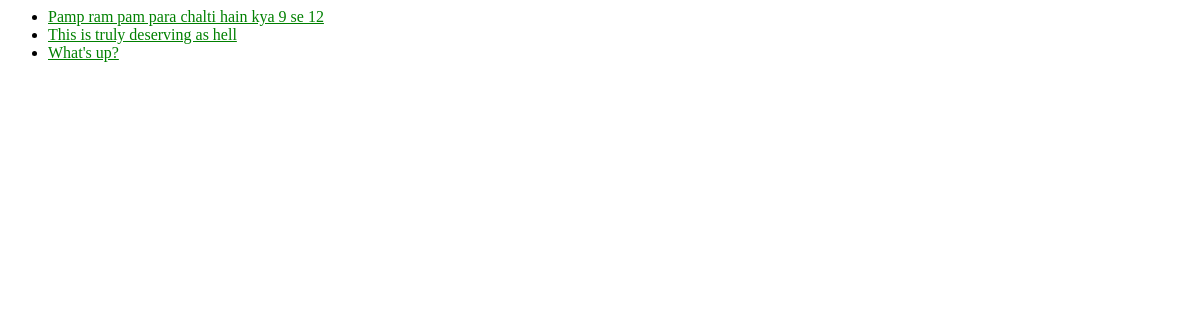
The page /polls/ on the database as committed earlier.
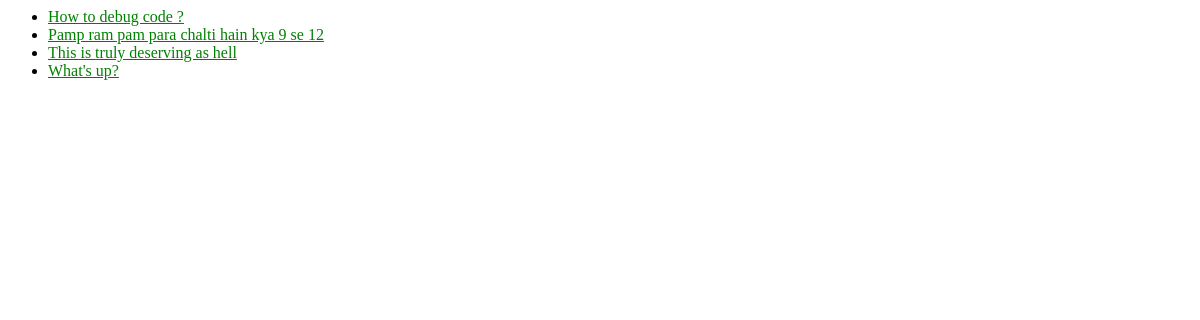
The same page on the database as committed later.
### polls/models.py (models this page shows, shortened)
class Question(models.Model):
    question_text = models.CharField(max_length=300)
    pub_date = models.DateTimeField('Date published')
    def was_published_recently(self):
        now = timezone.now()
        return now - datetime.timedelta(days=1) <= self.pub_date <= now
    was_published_recently.admin_order_field = 'pub_date'
    was_published_recently.boolean = True
    was_published_recently.short_description = 'Published Recently'

### polls/views.py (the view)
# urls.py: path('', views.index, name='index'),
def index(request):
    latest_question_list = Question.objects.filter(pub_date__lte = timezone.now()).order_by('-pub_date')[:5]
    context = { 'latest_question_list' : latest_question_list}
    return render(request, 'polls/index.html',context)

### polls/templates/polls/index.html
{% load static %}
<link rel="stylesheet" type="text/css" href="{% static 'polls/style.css' %}">
{% if latest_question_list %}
    <ul>
    {% for question in latest_question_list %}
      <li><a href="{% url 'polls:detail' question.id %}">{{ question.question_text }}</a></li>
    {% endfor %}
    </ul>
{% else %}
    <p> No polls are available. </p>
{% endif %}

### polls/static/polls/style.css (style rules this page uses)
li a { color: green; }

Rows that differ between the two databases and show on the page:
added Question: question_text "How to debug code ?"
